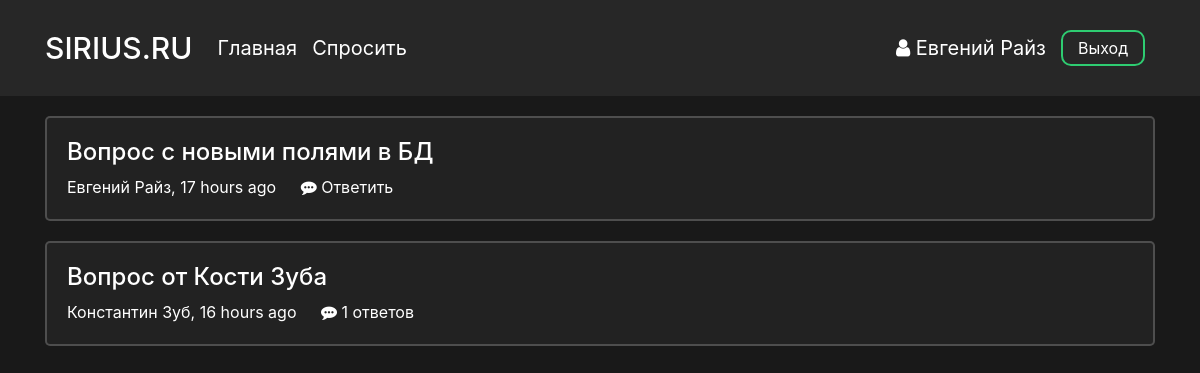
The page /main (signed in) on the database its author committed.
### data/users.py (models this page shows, shortened)
class User(SqlAlchemyBase, UserMixin):
    __tablename__ = 'users'
    id = sqlalchemy.Column(sqlalchemy.Integer,
                           primary_key=True, autoincrement=True)
    surname = sqlalchemy.Column(sqlalchemy.String, nullable=True)
    name = sqlalchemy.Column(sqlalchemy.String, nullable=True)
    image_file = sqlalchemy.Column(sqlalchemy.String, nullable=False, default='default.jpg')
    age = sqlalchemy.Column(sqlalchemy.Integer, nullable=True)
    country = sqlalchemy.Column(sqlalchemy.String, nullable=True)
    city = sqlalchemy.Column(sqlalchemy.String, nullable=True)
    email = sqlalchemy.Column(sqlalchemy.String,
                              index=True, unique=True, nullable=True)
    hashed_password = sqlalchemy.Column(sqlalchemy.String, nullable=True)
    registration_date = sqlalchemy.Column(sqlalchemy.DateTime,
                                      default=datetime.datetime.utcnow)

### data/questions.py (models this page shows)
class Question(SqlAlchemyBase):
    __tablename__ = 'questions'
    id = sqlalchemy.Column(sqlalchemy.Integer,
                           primary_key=True, autoincrement=True)
    title = sqlalchemy.Column(sqlalchemy.String)
    text = sqlalchemy.Column(sqlalchemy.String)
    user_id = sqlalchemy.Column(sqlalchemy.Integer,
                                sqlalchemy.ForeignKey("users.id"))
    user = orm.relation('User')
    created_date = sqlalchemy.Column(sqlalchemy.DateTime,
                                      default=datetime.datetime.utcnow)
    def get_answers(self):
        from data import db_session
        db_sess = db_session.create_session()
        answers= db_sess.query(Answer).filter(Answer.question_id == self.id).all()
        return answers

### main.py (the view)
@app.route('/main', methods=['GET', 'POST'])
def main_page():
    db_sess = db_session.create_session()
    questions = db_sess.query(Question).all()
    return render_template(
        'main.html',
        title='Ответы S1RIYS.RU',
        questions=questions,
    )

### data/db_session.py (called while the page is built)
def create_session() -> Session:
    global __factory
    return __factory()

### main.py (called while the page is built)
@manager.user_loader
def load_user(user_id):
    db_sess = db_session.create_session()
    user = db_sess.query(User).filter(User.id == user_id).first()
    return user

### templates/main.html
<head>
    <link rel="stylesheet" type="text/css" href="{{ url_for('static', filename='css/main.css')}}">
</head>
{% extends "base.html" %}
{% block content %}
    <div class="questions">
        {% for item in questions%}
            <div class="col-md6 question_card">
                <h4><a href="{{ url_for('question_page', question_id = item.id) }}">{{item.title}}</a></h4>
                <p class="author">
                    <a href="{{ url_for('profile_page', profile_id = item.user.id) }}">{{item.user.name}} {{item.user.surname}}</a>,
                    {{ moment(item.created_date).fromNow(refresh=True) }}
                </p>
                <p class="answers">
                    {% set answer_count = item.get_answers()|length %}
                    {% if answer_count == 0 %}
                    <a href="{{ url_for('question_page', question_id = item.id) }}">
                        <i class="fa fa-commenting" aria-hidden="true"></i>
                        Ответить
                    </a>
                    {% else %}
                    <a href="{{ url_for('question_page', question_id = item.id) }}">
                        <i class="fa fa-commenting" aria-hidden="true"></i>
                        {{ item.get_answers()|length }} ответов
                    </a>
                    {% endif %}
                </p>
            </div>
        {% endfor %}
    </div>
{% endblock %}

### templates/base.html (shortened to what this page needs)
<!doctype html>
<html lang="ru">
<head>
    <link rel="stylesheet"
          href="https://stackpath.bootstrapcdn.com/bootstrap/4.4.1/css/bootstrap.min.css"
>
    <link rel="stylesheet" href="https://maxcdn.bootstrapcdn.com/font-awesome/4.5.0/css/font-awesome.min.css">
    <link rel="stylesheet" type="text/css" href="{{ url_for('static', filename='css/base.css')}}">
</head>
<body>
    <header>
        <div class="container">
            <nav class="navbar header">
                <div class="nav_left">
                    <a class="navbar-brand nav_logo" href="{{ url_for('main_page') }}">SIRIUS.RU</a>
                    <a class="navbar-brand nav_item" href="{{ url_for('main_page') }}">Главная</a>
                    <a class="navbar-brand nav_item" href="{{ url_for('ask_question_page') }}">Спросить</a>
                </div>
                <div class="nav_right">
                    {% if current_user %}
                        {% if current_user.is_authenticated %}
                            <a class="profile nav_item" href="{{ url_for('profile_page', profile_id = current_user.id) }}">
                                <i class="fa fa-user" aria-hidden="true"></i> {{ current_user.name }} {{current_user.surname }}
                            </a>
                            <a class="nav_item nav_btn" href="{{ url_for('logout') }}">Выход</a>
                        {% else %}
                            <a class="nav_item nav_btn" href="{{ url_for('login') }}">Войти</a>
                            <a class="nav_item nav_btn" href="{{ url_for('reqister') }}">Зарегистрироваться</a>
                        {% endif %}
                    {% endif %}
                </div>
            </nav>
        </div>
    </header>
    <main role="main" class="container">
        {% block content %}{% endblock %}
    </main>
</body>
</html>

### static/css/main.css (style rules this page uses)
.question_card { margin-top: 20px; padding: 20px; background-color: #222; border: 2px solid rgba(255, 255, 255, 0.2); border-radius: 5px; }
.author { display: inline-block; margin-right: 20px; }
.answers { display: inline-block; }

### static/css/base.css (style rules this page uses)
html { color: #ffffff }
body { background-color: #191919 !important; color: #ffffff }
a { color: #ffffff; }
p { margin: 0px; }
header { background-color: #272727; color: #ffffff; }
.header { display: flex; justify-content: space-between; vertical-align: middle; margin-bottom: 20px; padding: 10px 0; }
.nav_left, .nav_right { display: flex; flex-direction: row; flex-wrap: nowrap; justify-content: center; align-items: center; align-content: center; }
.nav_logo { font-size: 30px; font-weight: 500; margin-right: 25px }
.nav_item { display: inline-block; margin-right: 15px; transition: 0.15s; }
.profile { font-size: 20px; }
.nav_btn { border-radius: 10px; outline: none; border: 2px solid #2ecc71; background: none; display: block; margin: 20px auto; margin-right: 10px; padding: 4px 15px; text-align: center; color: white; transition: 0.25s; cursor: pointer; }

### rows shown on the page
User: name "Евгений", surname "Райз"
Question: title "Вопрос с новыми полями в БД", user.name "Евгений", user.surname "Райз", created_date "17 hours ago"
Question: title "Вопрос от Кости Зуба", user.name "Константин", user.surname "Зуб", created_date "16 hours ago", get_answers|length "1"
